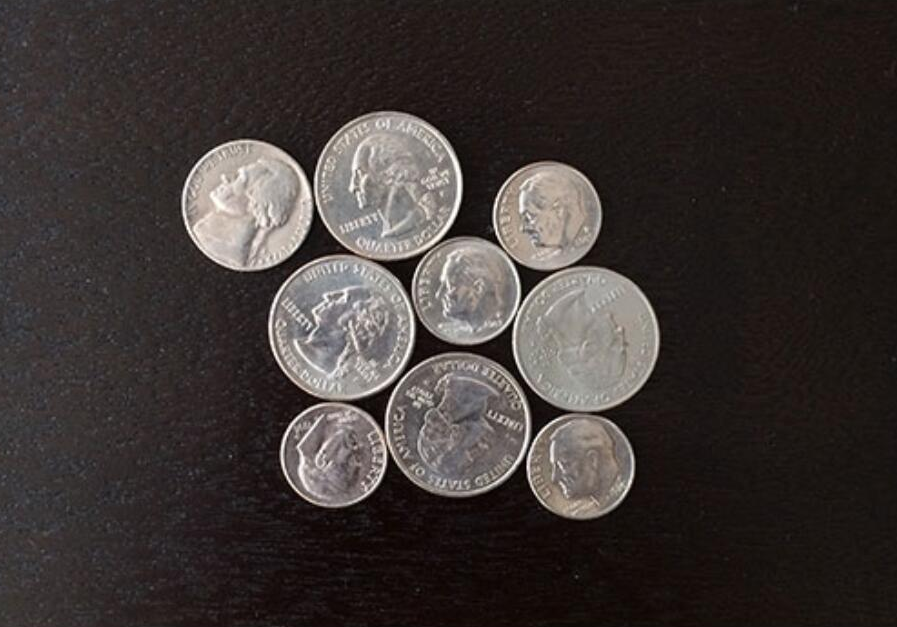
#> input picture imgs/coin.png, 897 x 627 px
$ python testPolygonWatershed1.py   (older library calls are emulated)
#> lines starting #> are read from the running program, lines starting #| are printed output that depends on the picture; after the words box and inside, x2 and y2 are one past the last pixel; in counts of white or black regions, pixels touching at a corner belong together
# https://blog.csdn.net/qq_40985985/article/details/105579672
# not work well!!!!!!!!!
# import the necessary packages
from skimage.feature import peak_local_max
# from skimage.morphology import watershed
from skimage.segmentation import watershed
from scipy import ndimage
import numpy as np
import argparse
import imutils
import cv2

# 我们已成功检测到图像中的所有九个硬币。此外，我们还能够清晰地绘制每个硬币周围的边界。这与使用简单阈值检测和轮廓检测的先前示例形成了鲜明对比，在先前示例中，仅（错误地）检测到两个对象。

image = cv2.imread('imgs/coin.png')
#> image is the input picture: shape (627, 897, 3); mean B, G, R 52.3, 54.2, 61.1
# 应用金字塔均值漂移滤波 以提高阈值设置步骤的准确性  【金字塔均值偏移滤波可以看做是对彩色图像平滑颜色的一种操作】
shifted = cv2.pyrMeanShiftFiltering(image, 21, 51)
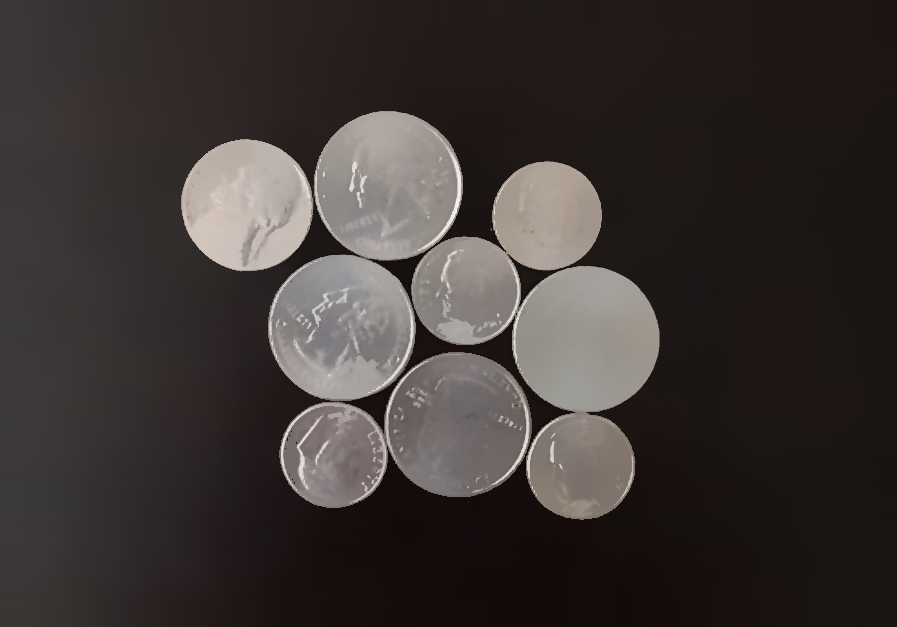
#> shifted: shape (627, 897, 3); mean B, G, R 51.9, 53.8, 60.7
cv2.imshow("Input", image)

# 将经过金字塔均值偏移滤波处理的图像 读取为灰度图像
# 应用Otsu的阈值将背景从前景中分割出来：
gray = cv2.cvtColor(shifted, cv2.COLOR_BGR2GRAY)
thresh = cv2.threshold(gray, 0, 255,
                       cv2.THRESH_BINARY | cv2.THRESH_OTSU)[1]
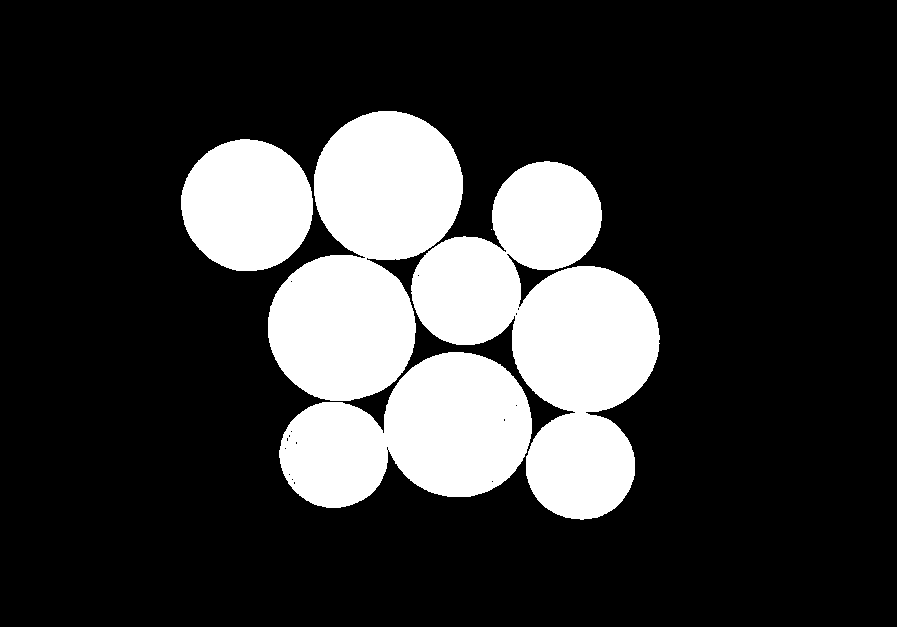
#> thresh: shape (627, 897); 21.2% white; 5 white regions (1 under 20 px), largest, box (x1, y1, x2, y2) and area: (411, 161, 660, 520) 44966, (268, 111, 463, 401) 34635, (279, 352, 532, 508) 25943, (181, 139, 313, 271) 13654
cv2.imshow("Thresh", thresh)

# 分割的第一步：通过distance_transform_edt计算欧几里德距离变换（EDT Euclidean distance）功能 此函数为每个前景像素计算最接近零的欧几里得距离（即背景像素）。
D = ndimage.distance_transform_edt(thresh)
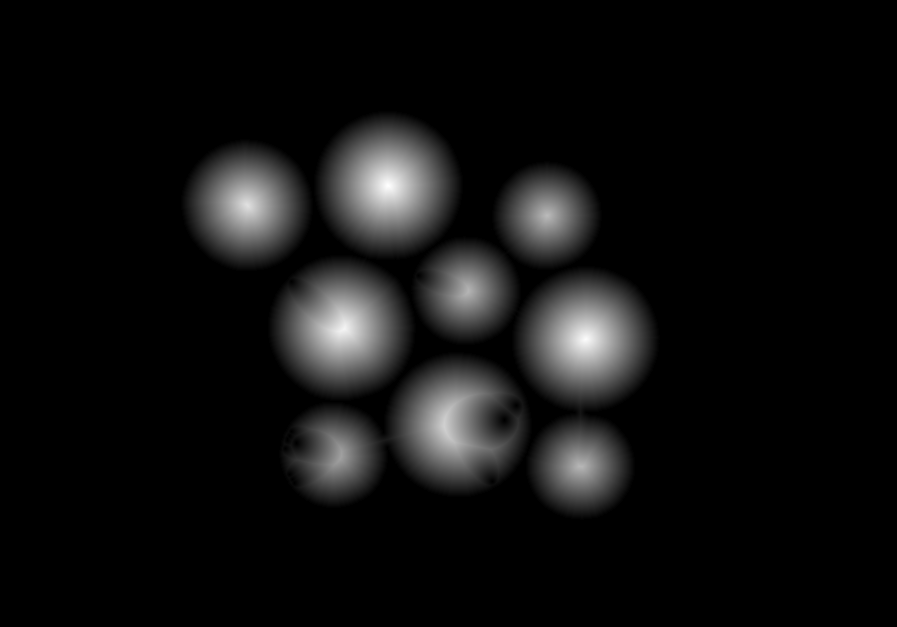
#> D: shape (627, 897) float64; min 0, max 73.82, mean 4.6; drawn with min black and max white
# 在距离图中找到峰值（即局部最大值）。我们将确保每个峰之间的距离至少为20像素。采用peak_local_max的输出功能，并使用8连接性应用连接组件分析。
# localMax = peak_local_max(D, indices=False, min_distance=20,
#                           labels=thresh)
localMax = peak_local_max(D, min_distance=20,
                          labels=thresh)
#> localMax = [[185, 388], [339, 585], [328, 344], [205, 247], [427, 444], [215, 547], [466, 580], [291, 468], [456, 341]]

# 该函数的输出为我们提供了标记 然后我们将其馈入分水岭函数
# 分水岭算法  假设我们的标记代表我们的距离图中的局部最小值（即山谷），因此我们采用D的负值。
# 分水岭函数返回标签矩阵，一个NumPy数组，其宽度和高度与我们的输入图像相同。每个像素值作为唯一的标签值。具有相同标签值的像素属于同一对象。
markers = ndimage.label(localMax, structure=np.ones((3, 3)))[0]
#> markers = [[1, 1], [1, 1], [1, 1], [1, 1], [1, 1], [1, 1], [1, 1], [1, 1], [1, 1]]
#> (the run stopped early here; a loop or call above may not have finished)
